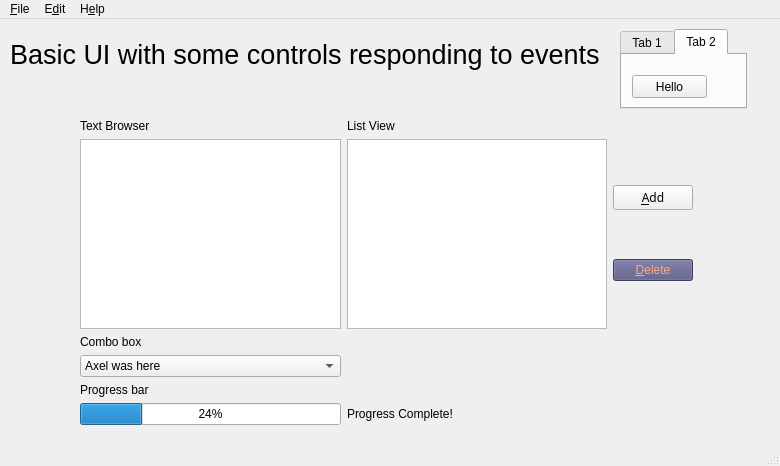
<?xml version="1.0" encoding="UTF-8"?>
<ui version="4.0">
 <class>MainWindow</class>
 <widget class="QMainWindow" name="MainWindow">
  <property name="geometry">
   <rect>
    <x>0</x>
    <y>0</y>
    <width>780</width>
    <height>466</height>
   </rect>
  </property>
  <property name="sizePolicy">
   <sizepolicy hsizetype="Maximum" vsizetype="Maximum">
    <horstretch>0</horstretch>
    <verstretch>0</verstretch>
   </sizepolicy>
  </property>
  <property name="windowTitle">
   <string>MainWindow</string>
  </property>
  <widget class="QWidget" name="centralwidget">
   <widget class="QLabel" name="lbl_heading">
    <property name="geometry">
     <rect>
      <x>10</x>
      <y>20</y>
      <width>601</width>
      <height>31</height>
     </rect>
    </property>
    <property name="font">
     <font>
      <pointsize>20</pointsize>
     </font>
    </property>
    <property name="text">
     <string>Basic UI with some controls responding to events</string>
    </property>
   </widget>
   <widget class="QWidget" name="gridLayoutWidget">
    <property name="geometry">
     <rect>
      <x>80</x>
      <y>100</y>
      <width>613</width>
      <height>306</height>
     </rect>
    </property>
    <layout class="QGridLayout" name="gridLayout">
     <item row="0" column="1">
      <widget class="QLabel" name="lbl_list_view">
       <property name="text">
        <string>List View </string>
       </property>
      </widget>
     </item>
     <item row="3" column="0">
      <widget class="QComboBox" name="cmb_one">
       <item>
        <property name="text">
         <string>Axel was here</string>
        </property>
       </item>
      </widget>
     </item>
     <item row="0" column="0">
      <widget class="QLabel" name="lbl_text_browser">
       <property name="text">
        <string>Text Browser</string>
       </property>
      </widget>
     </item>
     <item row="1" column="1">
      <widget class="QListWidget" name="lst_widget"/>
     </item>
     <item row="1" column="2">
      <layout class="QVBoxLayout" name="verticalLayout">
       <property name="spacing">
        <number>3</number>
       </property>
       <item>
        <widget class="QPushButton" name="add_btn">
         <property name="font">
          <font>
           <family>MS Gothic</family>
          </font>
         </property>
         <property name="text">
          <string>&amp;Add</string>
         </property>
        </widget>
       </item>
       <item>
        <widget class="QPushButton" name="del_btn">
         <property name="styleSheet">
          <string notr="true">color: rgb(255, 170, 127);
background-color: rgb(85, 85, 127);</string>
         </property>
         <property name="text">
          <string>&amp;Delete</string>
         </property>
        </widget>
       </item>
      </layout>
     </item>
     <item row="5" column="0">
      <widget class="QProgressBar" name="progbar_one">
       <property name="value">
        <number>24</number>
       </property>
      </widget>
     </item>
     <item row="1" column="0">
      <widget class="QTextBrowser" name="txt_browser_one"/>
     </item>
     <item row="5" column="1">
      <widget class="QLabel" name="lbl_progress_complete">
       <property name="text">
        <string>Progress Complete!</string>
       </property>
      </widget>
     </item>
     <item row="2" column="0">
      <widget class="QLabel" name="lbl_text_browser_2">
       <property name="text">
        <string>Combo box</string>
       </property>
      </widget>
     </item>
     <item row="4" column="0">
      <widget class="QLabel" name="label">
       <property name="text">
        <string>Progress bar</string>
       </property>
      </widget>
     </item>
    </layout>
   </widget>
   <widget class="QTabWidget" name="tabWidget">
    <property name="geometry">
     <rect>
      <x>620</x>
      <y>10</y>
      <width>127</width>
      <height>80</height>
     </rect>
    </property>
    <property name="currentIndex">
     <number>1</number>
    </property>
    <widget class="QWidget" name="tab">
     <attribute name="title">
      <string>Tab 1</string>
     </attribute>
     <widget class="QCheckBox" name="T1_checkBox">
      <property name="geometry">
       <rect>
        <x>10</x>
        <y>20</y>
        <width>101</width>
        <height>17</height>
       </rect>
      </property>
      <property name="text">
       <string>Check me out</string>
      </property>
     </widget>
    </widget>
    <widget class="QWidget" name="tab_2">
     <attribute name="title">
      <string>Tab 2</string>
     </attribute>
     <widget class="QPushButton" name="T2_helloBttn">
      <property name="geometry">
       <rect>
        <x>10</x>
        <y>20</y>
        <width>75</width>
        <height>23</height>
       </rect>
      </property>
      <property name="text">
       <string>Hello</string>
      </property>
     </widget>
    </widget>
   </widget>
  </widget>
  <widget class="QMenuBar" name="menubar">
   <property name="geometry">
    <rect>
     <x>0</x>
     <y>0</y>
     <width>780</width>
     <height>21</height>
    </rect>
   </property>
   <widget class="QMenu" name="menu_File">
    <property name="title">
     <string>&amp;File</string>
    </property>
   </widget>
   <widget class="QMenu" name="menuE_dit">
    <property name="title">
     <string>E&amp;dit</string>
    </property>
   </widget>
   <widget class="QMenu" name="menuH_elp">
    <property name="title">
     <string>H&amp;elp</string>
    </property>
   </widget>
   <addaction name="menu_File"/>
   <addaction name="menuE_dit"/>
   <addaction name="menuH_elp"/>
  </widget>
  <widget class="QStatusBar" name="statusbar"/>
 </widget>
 <resources/>
 <connections/>
</ui>
